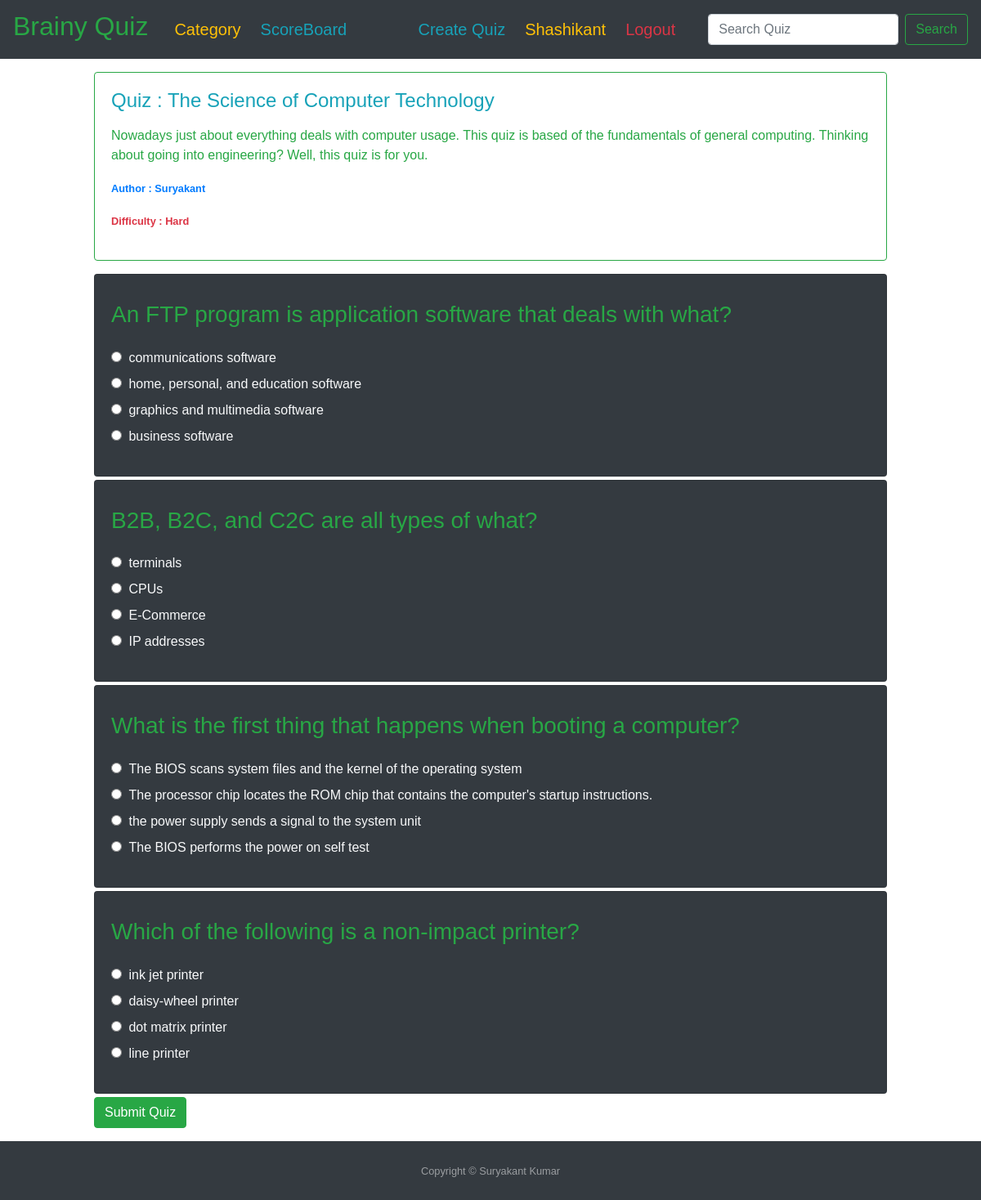
The app's page /quiz/1/play/ (signed in) with its own data.
### quiz/models.py (models this page shows, shortened)
class Quiz(models.Model):
    difficulty_choices = [
        ('H', 'Hard'),
        ('M', 'Medium'),
        ('E', 'Easy')
    ]
    title = models.CharField(max_length=200)
    description = models.TextField(max_length=1000, blank=True, null=True)
    average_score = models.IntegerField(default=0, blank=True, null=True)
    difficulty = models.CharField(max_length=10, choices=difficulty_choices, default='F')
    date_posted = models.DateTimeField(default=timezone.now)
    author = models.ForeignKey(User, null=False, blank=False, on_delete=models.CASCADE)
    category = models.ForeignKey(Category, null=False, blank=False, on_delete=models.CASCADE)
    class Meta:
        ordering = ['-date_posted']

class Question(models.Model):
    title = models.CharField(max_length=400, blank=False, null=False)
    quiz = models.ForeignKey(Quiz, null=False, blank=False, on_delete=models.CASCADE)
    class Meta:
        ordering = ['title']

class Option(models.Model):
    title = models.CharField(max_length=400, blank=False, null=False)
    correctness = models.BooleanField(default=False, null=False)
    question = models.ForeignKey(Question, null=False, blank=False, on_delete=models.CASCADE)
    def __str__(self):
        return '%s' % self.title

### quiz/views.py (the view, shortened to what this page needs)
# urls.py: path('quiz/<int:quiz_id>/play/', views.quiz_play_view, name='quiz-play'),
@login_required
def quiz_play_view(request, quiz_id):
    quiz = get_object_or_404(Quiz, pk=quiz_id)
    if QuizWiseScore.objects.filter(player=request.user, quiz=quiz_id).count() != 0:
        messages.success(request, f"You have already played the quiz '{quiz.title}'. Play other quiz.")
        return redirect('/')
    template = 'quiz/quiz_play.html'
    context = {"related_quiz": quiz}
    return render(request, template, context)

### quiz/templates/quiz/quiz_play.html (shortened to what this page needs)
{% extends 'base.html' %}
{% block content %}
<div class="col-12 col-md-10 mb-3 mx-auto mt-3">
    <div class="card border-success mb-3">
        <div class="card-body text-success">
            <h4 class="card-title text-info">
                Quiz : {{ related_quiz.title }}
            </h4>
            <p class="card-text">
                {{ related_quiz.description|linebreaks }}
            </p>
            <p><small class="text-primary"><b>
                        Author : {{ related_quiz.author.first_name }} {{ quiz.author.last_name }}
                    </b></small></p>
            <p><small class="text-danger"><b>
                        Difficulty : {{ related_quiz.get_difficulty_display }}
                    </b></small></p>
        </div>
    </div>
</div>
<div class="col-12 col-md-10 mb-3 mx-auto mt-3">
    <form method="post" action=".">
        {% for question in related_quiz.question_set.all %}
        <div class="card bg-dark text-light mb-1">
            <div class="card-body">
                <div class="mb-2">
                    <h4 class="card-title text-info">
                        <h3 class="card-text mb-4 text-success">
                            {{ question.title }}
                        </h3>
                        {% for option in question.option_set.all %}
                        <input type="radio" name="{{ related_quiz.id }}{{ question.id }}" value="{{ option }}"
                            class="mr-1" />
                        <label>{{ option.title }}</label><br>
                        {% endfor %}
                    </h4>
                </div>
            </div>
        </div>
        {% endfor %}
        <button type="submit" class="btn btn-success">Submit Quiz</button>
    </form>
</div>
{% endblock %}

### templates/navbar.html (shortened to what this page needs)
<nav style="font-family: Comic Sans MS, cursive, sans-serif;" class="navbar navbar-dark bg-dark navbar-expand-lg">
    <a class="navbar-brand text-success mr-4" href="/">
        <h2>Brainy Quiz</h2>
    </a>
    <div class="collapse navbar-collapse" id="navbarSupportedContent">
        <ul class="navbar-nav mr-auto">
            <li class="nav-item active">
                <a class="nav-link mr-2 pb-0 text-warning" href="{% url 'category-list' %}">
                    <h5>Category</h5>
                </a>
            </li>
            <li class="nav-item active">
                <a class="nav-link mr-2 pb-0 text-info" href="{% url 'scoreboard' %}">
                    <h5>ScoreBoard</h5>
                </a>
            </li>
        </ul>
        <div class="navbar-nav mr-4">
            {% if user.is_authenticated %}
            <a class="nav-item nav-link active text-info pb-0 mr-2" href="{% url 'quiz-create' %}">
                <h5>Create
                    Quiz</h5>
            </a>
            <a class="nav-item nav-link active text-warning pb-0 mr-2" href="{% url 'profile' %}">
                <h5>{{ user.first_name }}</h5>
            </a>
            <a class="nav-item nav-link active text-danger pb-0 mr-2" href="{% url 'logout' %}">
                <h5>Logout</h5>
            </a>
            {% endif %}
        </div>
        <div class="">
            <form class="form-inline my-2 my-lg-0">
                <input class="form-control mr-sm-2" type="search" name="q" placeholder="Search Quiz"
                    aria-label="Search">
                <button class="btn btn-outline-success my-2 my-sm-0" type="submit">Search</button>
            </form>
        </div>
    </div>
</nav>

### records on screen
Quiz: title "The Science of Computer Technology", description "Nowadays just about everything deals with computer usage. This quiz is based of the fundamentals of general computing. Thinking about going into engineering? Well, this quiz is for you.", author.first_name "Suryakant", difficulty "Hard"
Question: title "An FTP program is application software that deals with what?"
Option: title "communications software"
Option: title "home, personal, and education software"
Option: title "graphics and multimedia software"
Option: title "business software"
Question: title "B2B, B2C, and C2C are all types of what?"
Option: title "terminals"
Option: title "CPUs"
Option: title "E-Commerce"
Option: title "IP addresses"
Question: title "What is the first thing that happens when booting a computer?"
Option: title "The BIOS scans system files and the kernel of the operating system"
Option: title "The processor chip locates the ROM chip that contains the computer's startup instructions."
Option: title "the power supply sends a signal to the system unit"
Option: title "The BIOS performs the power on self test"
Question: title "Which of the following is a non-impact printer?"
Option: title "ink jet printer"
Option: title "daisy-wheel printer"
Option: title "dot matrix printer"
Option: title "line printer"

### other values on screen
{{ user.first_name }} "Shashikant"
